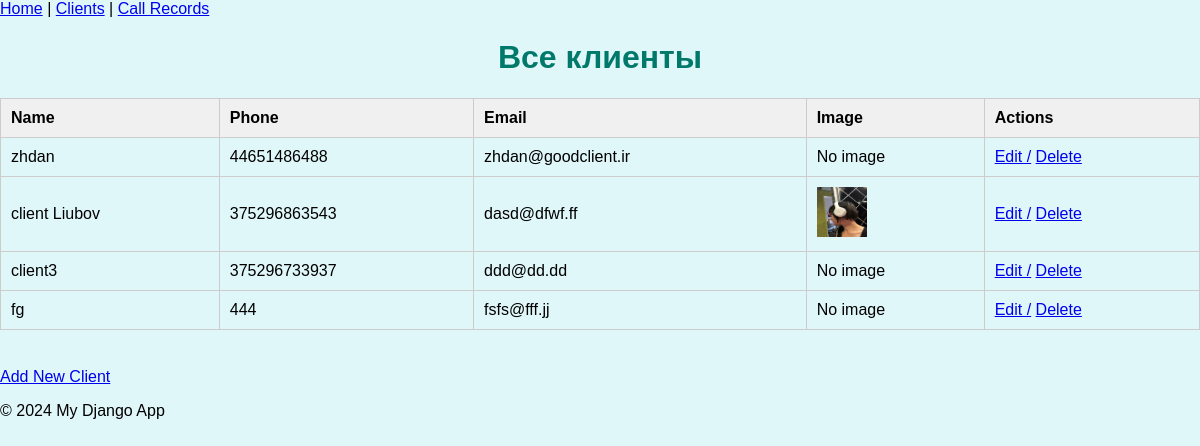
/clients/, run on the app's committed database.
### configurations/models.py (models this page shows, shortened)
class Client(models.Model):
    name = models.CharField(max_length=55)
    email = models.EmailField(unique=True)
    phone = models.CharField(max_length=20)
    image = models.ImageField(upload_to='client_images/', blank=True, null=True)

### configurations/views.py (the view)
# urls.py: path('clients/', client_list, name='client_list'),
def client_list(request):
    clients = Client.objects.all()  # Получаем всех клиентов
    return render(request, 'configurations/client_list.html', {'clients': clients})

### configurations/templates/configurations/client_list.html (shortened to what this page needs)
{% extends 'base.html' %}
{% block content %}
<h1>Все клиенты</h1>
<table>
    <thead>
        <tr>
            <th>Name</th>
            <th>Phone</th>
            <th>Email</th>
            <th>Image</th>
            <th>Actions</th>
        </tr>
    </thead>
    <tbody>
        {% for client in clients %}
        <tr>
            <td>{{ client.name }}</td>
            <td>{{ client.phone }}</td>
            <td>{{ client.email }}</td>
            {% if client.image %}
            <TD>
    <img src="{{ client.image.url }}" alt="{{ client.name }}" width="50" height="50"></TD>
{% else %}
    <td>No image</td>
{% endif %}
            <td>
                <a href="{% url 'edit_client' client.pk %}">Edit  /</a>
                <a href="{% url 'delete_client' client.pk %}">  Delete</a>
            </td>
        </tr>
        {% endfor %}
    </tbody>
</table>
<br>
<a href="{% url 'add_client' %}">Add New Client</a>
{% endblock %}

### static/css/styles.css (style rules this page uses)
body { font-family: Arial, sans-serif; margin: 0; padding: 0; background-color: #e0f7fa; }
h1 { color: #00796b; text-align: center; }
table { width: 100%; border-collapse: collapse; margin: 20px 0; }
th, td { padding: 10px; text-align: left; border: 1px solid #ccc; }
th { background-color: #f0f0f0; }

### data on the page
Client: name "zhdan", phone "44651486488", email "zhdan@goodclient.ir", shows "No image"
Client: name "client Liubov", phone "375296863543", email "dasd@dfwf.ff", image (picture)
Client: name "client3", phone "375296733937", email "ddd@dd.dd", shows "No image"
Client: name "fg", phone "444", email "fsfs@fff.jj", image "No image"
